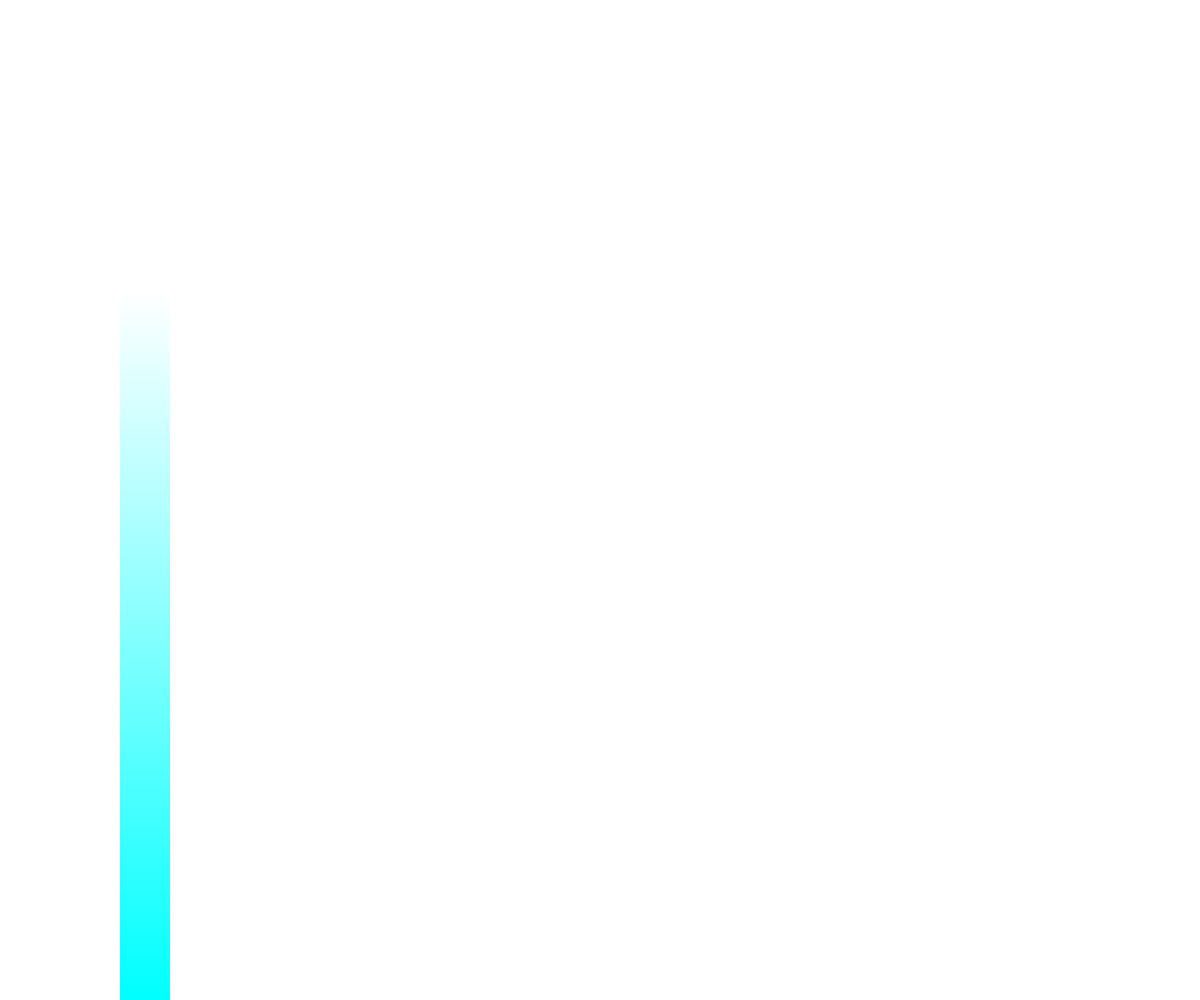
Frame 1 (no input)
Frame 60 (no input): identical to frame 1, image omitted
Frame 120 (the mouse pressed at the canvas centre since frame 60): identical to frame 1, image omitted

The p5.js sketch that drew this single still picture (run headless with seeded random() and noise() and a simulated clock; from frame 60 on, the mouse is pressed at the canvas centre):

// p5.js sketch
// ── sketch.js
// Project Title
// Your Name
// Date
//
// Extra for Experts:
// - describe what you did to take this project "above and beyond"
let colors= ["#CD5C5C","#6495ED","#DE3163"]
let rectwidth= 50;
let rectheight=1;
function setup() {
  createCanvas(windowWidth, windowHeight);
  noStroke();
  drawRGB(width*.1);
}

function draw() {
  
}
function drawRGB(x){
  colorMode(RGB);
  
  for(let y=0;y<height;y+=rectheight){
    let collor= map(y,0,height,360,0)
    fill(collor,360,360)
    rect(x,y,rectwidth,rectheight)
  }
}
